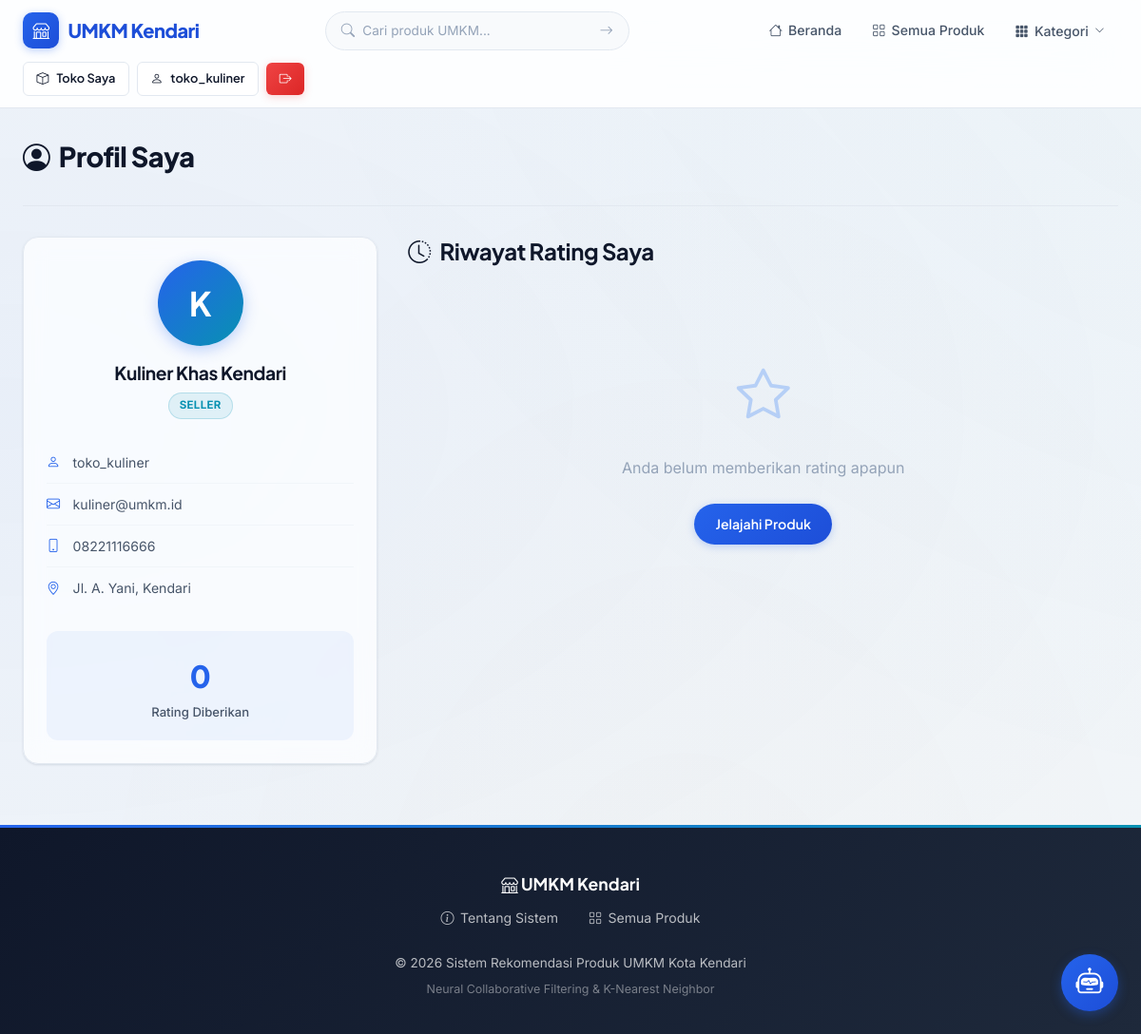
/profil (signed in), run on the app's committed database.
### tables this page shows
CREATE TABLE users (
            id INTEGER PRIMARY KEY AUTOINCREMENT,
            username TEXT UNIQUE NOT NULL,
            email TEXT UNIQUE NOT NULL,
            password_hash TEXT NOT NULL,
            role TEXT NOT NULL DEFAULT 'buyer' CHECK(role IN ('admin','seller','buyer')),
            nama_lengkap TEXT NOT NULL,
            alamat TEXT DEFAULT '',
            no_telepon TEXT DEFAULT '',
            created_at TIMESTAMP DEFAULT CURRENT_TIMESTAMP
        );

### routes/main.py (the view)
@main_bp.route('/profil')
@login_required
def profil():
    user_ratings = Rating.get_by_user(current_user.id)
    rating_count = len(user_ratings)
    kategori_list = Kategori.get_all()
    return render_template('user/profil.html',
                           user_ratings=user_ratings,
                           rating_count=rating_count,
                           kategori_list=kategori_list)

### models/database.py (called while the page is built)
def get_db():
    from flask import g
    if 'db' not in g:
        g.db = sqlite3.connect(DATABASE)
        g.db.row_factory = sqlite3.Row
        g.db.execute("PRAGMA foreign_keys = ON")
    return g.db

### models/kategori.py (called while the page is built)
    @staticmethod
    def get_all():
        db = get_db()
        rows = db.execute('SELECT * FROM kategori ORDER BY nama').fetchall()
        return [Kategori(**dict(row)) for row in rows]

### models/rating.py (called while the page is built)
    @staticmethod
    def get_by_user(user_id):
        db = get_db()
        rows = db.execute('''
            SELECT r.*, p.nama as produk_nama
            FROM ratings r
            JOIN produk p ON r.produk_id = p.id
            WHERE r.user_id = ?
            ORDER BY r.created_at DESC
        ''', (user_id,)).fetchall()
        return [Rating(**dict(row)) for row in rows]

### models/user.py (called while the page is built)
    @staticmethod
    def get_by_id(user_id):
        db = get_db()
        row = db.execute('SELECT * FROM users WHERE id = ?', (user_id,)).fetchone()
        if row:
            return User(**dict(row))
        return None

### templates/user/profil.html (shortened to what this page needs)
{% extends "base.html" %}
{% block content %}
<div class="container">
    <div class="dashboard-header">
        <h1><i class="bi bi-person-circle"></i> Profil Saya</h1>
    </div>
    <div style="display: grid; grid-template-columns: 1fr 2fr; gap: 2rem; align-items: start;">
        <div class="glass-card" style="text-align: center;">
            <div style="margin-bottom: 1.5rem;">
                <div style="width: 90px; height: 90px; border-radius: 50%; background: linear-gradient(135deg, var(--primary), var(--secondary)); display: flex; align-items: center; justify-content: center; margin: 0 auto 1rem; font-size: 2.2rem; color: white; font-family: 'Plus Jakarta Sans', sans-serif; font-weight: 700; box-shadow: 0 4px 16px rgba(37, 99, 235, 0.3);">
                    {{ current_user.nama_lengkap[0]|upper }}
                </div>
                <h3 style="font-size: 1.2rem; margin-bottom: 0.4rem;">{{ current_user.nama_lengkap }}</h3>
                <span class="role-badge {{ current_user.role }}">{{ current_user.role|upper }}</span>
            </div>
            <div style="font-size: 0.88rem; text-align: left;">
                <div style="padding: 0.6rem 0; border-bottom: 1px solid var(--border-light); color: var(--text-secondary); display: flex; align-items: center; gap: 0.6rem;">
                    <i class="bi bi-person" style="color: var(--primary); width: 18px;"></i> {{ current_user.username }}
                </div>
                <div style="padding: 0.6rem 0; border-bottom: 1px solid var(--border-light); color: var(--text-secondary); display: flex; align-items: center; gap: 0.6rem;">
                    <i class="bi bi-envelope" style="color: var(--primary); width: 18px;"></i> {{ current_user.email }}
                </div>
                {% if current_user.no_telepon %}
                <div style="padding: 0.6rem 0; border-bottom: 1px solid var(--border-light); color: var(--text-secondary); display: flex; align-items: center; gap: 0.6rem;">
                    <i class="bi bi-phone" style="color: var(--primary); width: 18px;"></i> {{ current_user.no_telepon }}
                </div>
                {% endif %}
                {% if current_user.alamat %}
                <div style="padding: 0.6rem 0; color: var(--text-secondary); display: flex; align-items: center; gap: 0.6rem;">
                    <i class="bi bi-geo-alt" style="color: var(--primary); width: 18px;"></i> {{ current_user.alamat }}
                </div>
                {% endif %}
            </div>
            <div style="margin-top: 1.5rem; background: var(--bg-highlight); border-radius: var(--radius-md); padding: 1.2rem; text-align: center;">
                <div style="font-size: 2rem; font-weight: 800; color: var(--primary); font-family: 'Plus Jakarta Sans', sans-serif;">{{ rating_count }}</div>
                <div style="font-size: 0.82rem; color: var(--text-secondary); font-weight: 500;">Rating Diberikan</div>
            </div>
        </div>
        <div>
            <div class="section-header">
                <h2><i class="bi bi-clock-history"></i> Riwayat Rating Saya</h2>
            </div>
            {% if user_ratings %}
                {% for rating in user_ratings %}
                <div class="review-card">
                    <div class="review-header">
                        <div style="display: flex; align-items: center; gap: 0.5rem;">
                            <a href="{{ url_for('main.detail_produk', produk_id=rating.produk_id) }}" style="font-weight: 700; color: var(--text-primary);">
                                {{ rating.produk_nama }}
                            </a>
                            <span class="stars" style="color: var(--accent); font-size: 0.88rem;">
                                {% for i in range(5) %}
                                    {% if i < rating.score %}★{% else %}☆{% endif %}
                                {% endfor %}
                            </span>
                        </div>
                        <span class="review-date">{{ rating.created_at }}</span>
                    </div>
                    {% if rating.review %}
                    <p class="review-text">{{ rating.review }}</p>
                    {% endif %}
                </div>
                {% endfor %}
            {% else %}
                <div class="empty-state">
                    <i class="bi bi-star"></i>
                    <p>Anda belum memberikan rating apapun</p>
                    <a href="{{ url_for('main.index') }}" class="btn btn-primary mt-2" style="border-radius: var(--radius-full);">Jelajahi Produk</a>
                </div>
            {% endif %}
        </div>
    </div>
</div>
{% endblock %}

### templates/base.html (shortened to what this page needs)
<!DOCTYPE html>
<html lang="id">
<head>
    <link rel="stylesheet" href="{{ url_for('static', filename='css/style.css') }}">
    <link rel="stylesheet" href="https://cdn.jsdelivr.net/npm/bootstrap-icons@1.11.3/font/bootstrap-icons.min.css">
    <link rel="stylesheet" href="https://cdn.jsdelivr.net/npm/sweetalert2@11/dist/sweetalert2.min.css">
</head>
<body>
    <nav class="navbar" id="mainNav">
        <div class="container">
            <a href="{{ url_for('main.index') }}" class="navbar-brand">
                <span class="brand-icon"><i class="bi bi-shop"></i></span>
                UMKM Kendari
            </a>
            <form action="{{ url_for('main.search') }}" method="GET" class="nav-search">
                <i class="bi bi-search"></i>
                <input type="text" name="q" placeholder="Cari produk UMKM..." value="{{ request.args.get('q', '') }}">
                <button type="submit"><i class="bi bi-arrow-right"></i></button>
            </form>
            <ul class="navbar-nav">
                <li><a href="{{ url_for('main.index') }}" class="nav-link {% if request.endpoint == 'main.index' %}active{% endif %}"><i class="bi bi-house"></i> Beranda</a></li>
                <li><a href="{{ url_for('main.list_produk') }}" class="nav-link {% if request.endpoint == 'main.list_produk' and not request.args.get('kategori') %}active{% endif %}"><i class="bi bi-grid"></i> Semua Produk</a></li>
                {% if kategori_list %}
                <li class="nav-dropdown">
                    <button class="nav-link nav-dropdown-toggle" id="kategoriDropdownBtn" aria-expanded="false">
                        <i class="bi bi-grid-3x3-gap-fill"></i> Kategori
                        <i class="bi bi-chevron-down nav-dropdown-chevron"></i>
                    </button>
                </li>
                {% endif %}
            </ul>
            <div class="nav-auth">
                {% if current_user.is_authenticated %}
                    {% if current_user.role == 'admin' %}
                        <a href="{{ url_for('admin.dashboard') }}" class="btn btn-sm btn-secondary"><i class="bi bi-gear"></i> Admin</a>
                    {% elif current_user.role == 'seller' %}
                        <a href="{{ url_for('seller.dashboard') }}" class="btn btn-sm btn-secondary"><i class="bi bi-box"></i> Toko Saya</a>
                    {% endif %}
                    <a href="{{ url_for('main.profil') }}" class="btn btn-sm btn-secondary"><i class="bi bi-person"></i> {{ current_user.username }}</a>
                    <a href="{{ url_for('auth.logout') }}" class="btn btn-sm btn-danger"><i class="bi bi-box-arrow-right"></i></a>
                {% else %}
                    <a href="{{ url_for('auth.login') }}" class="btn btn-sm btn-secondary">Masuk</a>
                    <a href="{{ url_for('auth.register') }}" class="btn btn-sm btn-primary">Daftar</a>
                {% endif %}
            </div>
        </div>
    </nav>
    <main>
        {% block content %}{% endblock %}
    </main>
    <footer class="footer">
        <div class="container">
            <div class="footer-brand">
                <i class="bi bi-shop"></i> UMKM Kendari
            </div>
            <div class="footer-links">
                <a href="{{ url_for('main.tentang') }}"><i class="bi bi-info-circle"></i> Tentang Sistem</a>
                <a href="{{ url_for('main.list_produk') }}"><i class="bi bi-grid"></i> Semua Produk</a>
            </div>
            <p>&copy; 2026 Sistem Rekomendasi Produk UMKM Kota Kendari</p>
            <p style="margin-top: 0.3rem; font-size: 0.78rem; opacity: 0.6;">Neural Collaborative Filtering & K-Nearest Neighbor</p>
        </div>
    </footer>
    {% include "partials/chatbot_widget.html" %}
</body>
</html>

### data on the page
users: username "toko_kuliner", nama_lengkap "K", nama_lengkap "Kuliner Khas Kendari", role "SELLER", email "kuliner@umkm.id", no_telepon "08221116666", alamat "Jl. A. Yani, Kendari"

### other printed values
{{ rating_count }} "0"
